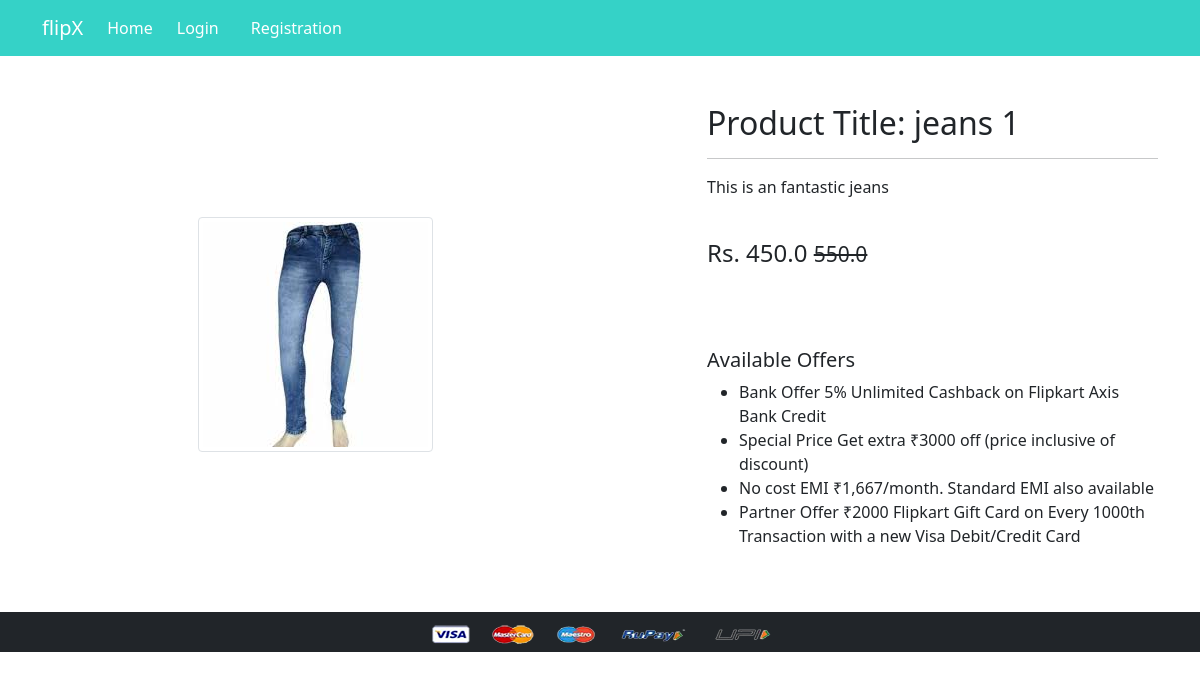
Screenshot of /product-detail/1 with the database file from the repository.
### app/models.py (models this page shows, shortened)
class Product(models.Model):
    title = models.CharField(max_length=100)
    selling_price = models.FloatField()
    discount_price = models.FloatField()
    description_price = models.TextField()
    brand = models.CharField(max_length=100)
    category = models.CharField(choices=CATEGORY_CHOICES,max_length=2)
    product_image = models.ImageField(upload_to='productimg')

### app/views.py (the view)
# urls.py: path('product-detail/<int:pk>', views.ProductDetailView.as_view(), name='product-detail'),
class ProductDetailView(View):
    def get(self, request, pk):
        product = Product.objects.get(pk=pk)
        return render(request, 'app/productdetail.html',{'product':product})

### app/templates/app/productdetail.html (shortened to what this page needs)
{% extends 'app/base.html' %}
{% load static %}
{% block main-content %}
<div class="container my-5">
 <div class="row">
  <div class="col-sm-6 text-center align-self-center">
   <img src="{{product.product_image.url}}" alt="" class="img-fluid img-thumbnail">
  </div>
  <div class="col-sm-5 offset-sm-1">
   <h2>Product Title: {{product.title}}</h2>
   <hr>
   <p>{{product.description_price}}</p> <br>
   <h4>Rs. {{product.selling_price}} <small class="fw-light text-decoration-line-through">{{product.discount_price}}</small></h4> <br>
   <h5 class="mt-5">Available Offers</h5>
   <ul>
    <li>Bank Offer 5% Unlimited Cashback on Flipkart Axis Bank Credit</li>
    <li>Special Price Get extra ₹3000 off (price inclusive of discount)</li>
    <li>No cost EMI ₹1,667/month. Standard EMI also available</li>
    <li>Partner Offer ₹2000 Flipkart Gift Card on Every 1000th Transaction with a new Visa Debit/Credit Card</li>
   </ul>
  </div>
 </div>
</div>
{% endblock main-content %}

### rows the page displays
Product: product_image (picture), title "jeans 1", description_price "This is an fantastic jeans", selling_price "450.0", discount_price "550.0"
